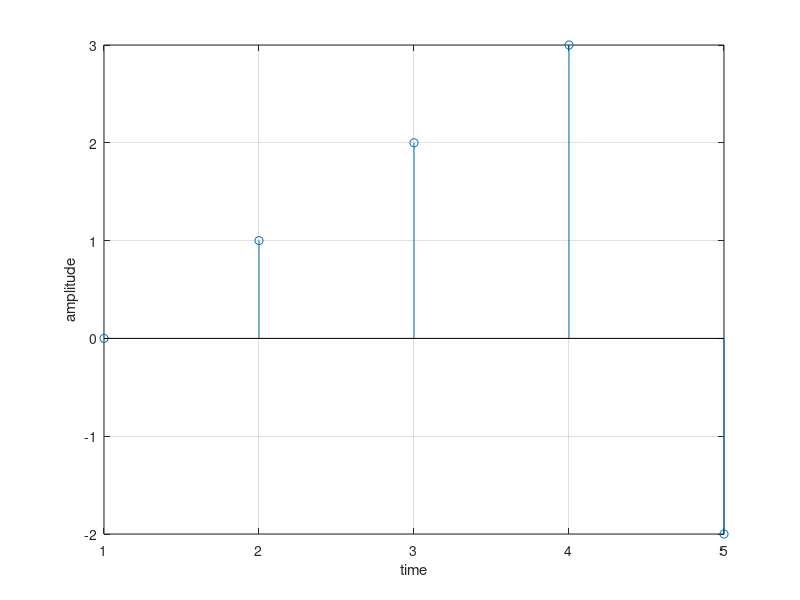

This chart was generated by the following MATLAB code:

x2 =[0 1 2 3 -2];
%t2=input('Enter the starting time of second sequence t2 = ');

l2=length(x2);

%a=t2+l2-1;
%t=t2:a;
%subplot(312);
stem(x2);
grid on;
xlabel('time');
ylabel('amplitude');
